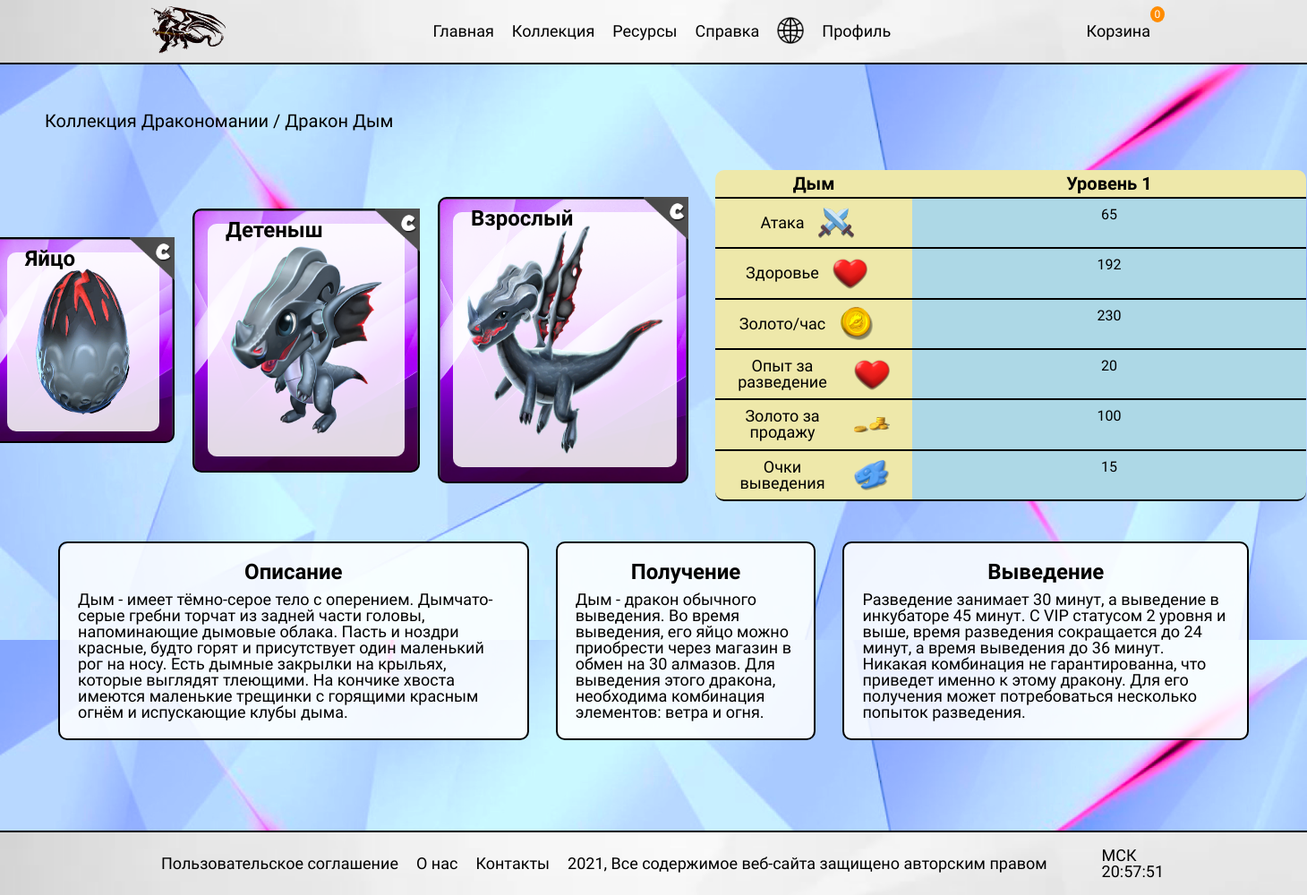
/dragons?id=2, run on the app's committed database.
### Draco/models.py (models this page shows, shortened)
class DragonTranslation(models.Model):
    name = models.CharField('Имя', max_length=20)
    rarity = models.CharField('Редкость', max_length=20)
    description1 = models.TextField('Описание', max_length=1000)
    description2 = models.TextField('Получение', max_length=1000)
    description3 = models.TextField('Разведение', max_length=1000)
    el1 = models.TextField('Элемент 1', max_length=20)
    el2 = models.TextField('Элемент 2', max_length=20)
    el3 = models.TextField('Элемент 3', max_length=20)
    dragon = models.ForeignKey(Dragon, on_delete=models.CASCADE)
    language = models.CharField('Язык', max_length=2)
    class Meta:
        verbose_name = 'Дракон перевод'
        verbose_name_plural = 'Драконы перевод'

class Dragon(models.Model):
    image1 = models.ImageField('Изображение яйцо', upload_to="web_media/dragons")
    image2 = models.ImageField('Изображение взрослый', upload_to="web_media/dragons")
    image3 = models.ImageField('Изображение детёныша', upload_to="web_media/dragons")
    element1 = models.ImageField('Стихия 1', upload_to="web_media/elements/")
    element2 = models.ImageField('Стихия 2', upload_to="web_media/elements/")
    element3 = models.ImageField('Стихия 3', upload_to="web_media/elements/")
    rating = models.FloatField('Рейтинг', default=0)
    dmg = models.IntegerField('Урон', default=0)
    hp = models.IntegerField('Здоровье', default=0)
    gold = models.IntegerField('Золото/час', default=0)
    exp = models.IntegerField('Опыт за получение', default=0)
    sale = models.IntegerField('Продажа', default=0)
    points = models.IntegerField('Очки за сбор', default=0)
    background = models.ImageField('Задний фон карточек', upload_to="web_media/other/")
    usual_pic = models.ImageField('Обычный редкость', upload_to="web_media/info/")
    class Meta:
        verbose_name = 'Дракон'
        verbose_name_plural = 'Драконы'

class PicturesStats(models.Model):
    pictures = models.CharField('Название картинки', max_length=20)
    attack_pic = models.ImageField('Атака', upload_to="web_media/elements/")
    hp_pic = models.ImageField('Здоровье', upload_to="web_media/elements/")
    gold_pic = models.ImageField('Золото', upload_to="web_media/elements/")
    xp_pic = models.ImageField('Опыт', upload_to="web_media/elements/")
    sale_pic = models.ImageField('Продажа', upload_to="web_media/elements/")
    points_pic = models.ImageField('Очки за выведение', upload_to="web_media/elements/")
    class Meta:
        verbose_name = 'Картинки для таблицы'
        verbose_name_plural = 'Картинки для таблиц'

### Draco/views.py (the view)
# urls.py: path('dragons', views.dragons, name='dragons'),
def dragons(request):
    id = request.GET["id"]
    dragon = Dragon.objects.filter(id=id)[0]
    dragon_trans = DragonTranslation.objects.filter(dragon=dragon, language=request.LANGUAGE_CODE)[0]
    pic_for_tables = PicturesStats.objects.all()
    return render(request, 'Draco/dragons.html',
                  {
                      'title': 'Драконы',
                      'dragon': dragon,
                      'dragon_trans': dragon_trans,
                      'pic_for_tables': pic_for_tables
                  })

### Draco/templates/Draco/dragons.html (shortened to what this page needs)
{% extends 'Draco/base.html' %}
{% block content %}
    {% load i18n %}
    <div class="wrapper__dragons_catalog">
        <div class="collection">
            <div class="collection__header_dragon">
                <a href="/" class="collection__title">{% trans "Коллекция Дракономании / Дракон" %} {{ dragon_trans.name }}</a>
            </div>
        </div>
        <div class="dragon__collage image collage">
            <div class="image__background_egg">
                <img src="{{ dragon.image1.url }}" class="image__egg" alt={% trans "Форма яйца" %}>
                <h3 class="dragon__name">{% trans "Яйцо" %}</h3>
                <div class="dragon__rarity">
                    <img src="{{ dragon.usual_pic.url }}" alt={% trans "Редкость" %}>
                </div>
            </div>
            <div class="image__background_small">
                <img src="{{ dragon.image3.url }}" class="image__small" alt={% trans "Форма детеныша" %}>
                <h3 class="dragon__name">{% trans "Детеныш" %}</h3>
                <div class="dragon__rarity">
                    <img src="{{ dragon.usual_pic.url }}" alt={% trans "Редкость" %}>
                </div>
            </div>
            <div class="image__background_big">
                <img src="{{ dragon.image2.url }}" class="image__big" alt={% trans "Форма взрослого" %}>
                <h3 class="dragon__name">{% trans "Взрослый" %}</h3>
                <div class="dragon__rarity">
                    <img src="{{ dragon.usual_pic.url }}" alt={% trans "Редкость" %}>
                </div>
            </div>
            <div class="collage__table">
                {% for el in pic_for_tables %}
                <div class="table__info_dragons">
                    <div class="table__main_1 dragon__border"><p>{{ dragon_trans.name }}</p></div>
                    <div class="table__main_2 dragon__border">{% trans "Уровень 1" %}</div>
                    <div class="table__image">
                        <div class="table__image-text">{% trans "Атака" %}</div>
                        <div class="table__image-image"><img alt="{% trans "Атака" %}" src="{{ el.attack_pic.url }}"></div>
                    </div>
                    <div class="table__text">{{ dragon.dmg }}</div>
                    <div class="table__image">
                        <div class="table__image-text">{% trans "Здоровье" %}</div>
                        <div class="table__image-image"><img alt="{% trans "Здоровье" %}" src="{{ el.hp_pic.url }}"></div>
                    </div>
                    <div class="table__text">{{ dragon.hp }}</div>
                    <div class="table__image">
                        <div class="table__image-text">{% trans "Золото/час" %}</div>
                        <div class="table__image-image"><img alt="{% trans "Золото/час" %}" src="{{ el.gold_pic.url }}"></div>
                    </div>
                    <div class="table__text">{{ dragon.gold }}</div>
                    <div class="table__image">
                        <div class="table__image-text">{% trans "Опыт за разведение" %}</div>
                        <div class="table__image-image"><img alt="{% trans "Опыт за разведение" %}" src="{{ el.hp_pic.url }}"></div>
                    </div>
                    <div class="table__text">{{ dragon.exp }}</div>
                    <div class="table__image">
                        <div class="table__image-text">{% trans "Золото за продажу" %}</div>
                        <div class="table__image-image"><img alt="{% trans "Золото за продажу" %}" src="{{ el.sale_pic.url }}"></div>
                    </div>
                    <div class="table__text">{{ dragon.sale }}</div>
                    <div class="table__image image__last">
                        <div class="table__image-text">{% trans "Очки выведения" %}</div>
                        <div class="table__image-image"><img alt="{% trans "Очки выведения" %}" src="{{ el.points_pic.url }}"></div>
                    </div>
                    <div class="table__text text__last">{{ dragon.points }}</div>
                </div>
                {% endfor %}
            </div>
        </div>
        <div class="dragon__text description">
            <div class="description__dragon">
                <div class="description__title">{% trans "Описание" %}</div>
                <div class="description__text">{{ dragon_trans.description1 }}</div>
            </div>
            <div class="description__dragon">
                <div class="description__title">{% trans "Получение" %}</div>
                <div class="description__text">{{ dragon_trans.description2 }}</div>
            </div>
            <div class="description__dragon">
                <div class="description__title">{% trans "Выведение" %}</div>
                <div class="description__text">{{ dragon_trans.description3 }}</div>
            </div>
        </div>
    </div>
{% endblock %}

### Draco/static/Draco/css/main_file.css (style rules this page uses)
* { padding: 0; margin: 0; border: 0; }
*,*:before, *:after { -moz-box-sizing: border-box; -webkit-box-sizing: border-box; box-sizing: border-box; }
a, a:visited { text-decoration: none; }
html,body { height: 100%; width: 100%; line-height: 1; font-size: 14px; -ms-text-size-adjust: 100%; -moz-text-size-adjust: 100%; -webkit-text-size-adjust: 100%; }
:root { --color-light: orange; --color-stars: darkorange; --color-red: red; --color-black: black; --color-white: white; --color-grey: gainsboro; --color-darkgrey: darkgrey; --font-family-main: 'Balsamiq Sans', cursive; }

### Draco/static/Draco/css/homes_islands.css (style rules this page uses)
* { padding: 0; margin: 0; border: 0; }
*,*:before, *:after { -moz-box-sizing: border-box; -webkit-box-sizing: border-box; box-sizing: border-box; }
a, a:visited { text-decoration: none; }
html,body { height: 100%; width: 100%; line-height: 1; font-size: 14px; -ms-text-size-adjust: 100%; -moz-text-size-adjust: 100%; -webkit-text-size-adjust: 100%; }
:root { --color-stars: darkorange; --color-red: red; --color-black: black; --color-white: white; --color-grey: gainsboro; --color-darkgrey: darkgrey; --font-family-main: 'Balsamiq Sans', cursive; }

### Draco/static/Draco/css/dragons_catalog.css (style rules this page uses)
.wrapper__dragons_catalog { width: 100%; height: 100%; top: 0; left: 0; padding: 100px 50px; }
.collection__header_dragon { font-family: var(--font-family-main); font-size: 20px; font-weight: 400; display: flex; width: 1400px; height: 70px; align-items: center; justify-content: space-between; }
.collection__title { color: var(--color-black); text-decoration: none; }

### data on the page
DragonTranslation: name "Дым", description1 "Дым - имеет тёмно-серое тело с оперением. Дымчато-серые гребни торчат из задней части головы, напоминающие дымовые облака. Пасть и ноздри красные, будто горят и присутствует один маленький рог на носу. Есть дымные закрылки на крыльях, которые выглядят тлеющими. На кончике хвоста имеются маленькие трещинки с горящими красным огнём и испускающие клубы дыма.", description2 "Дым - дракон обычного выведения. Во время выведения, его яйцо можно приобрести через магазин в обмен на 30 алмазов. Для выведения этого дракона, необходима комбинация элементов: ветра и огня.", description3 "Разведение занимает 30 минут, а выведение в инкубаторе 45 минут. С VIP статусом 2 уровня и выше, время разведения сокращается до 24 минут, а время выведения до 36 минут. Никакая комбинация не гарантированна, что приведет именно к этому дракону. Для его получения может потребоваться несколько попыток разведения."
Dragon: image1 (picture), usual_pic (picture), image3 (picture), image2 (picture), dmg "65", hp "192", gold "230", exp "20", sale "100", points "15"
PicturesStats: attack_pic (picture), hp_pic (picture), gold_pic (picture), sale_pic (picture), points_pic (picture)
